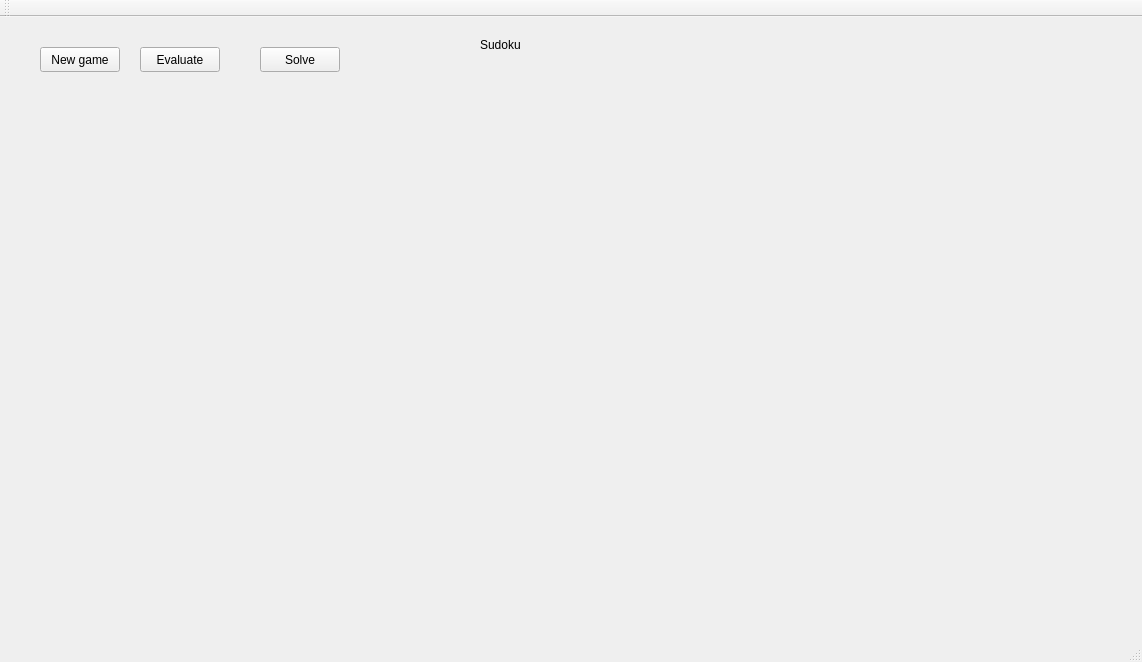
<?xml version="1.0" encoding="UTF-8"?>
<ui version="4.0">
 <class>MainWindow</class>
 <widget class="QMainWindow" name="MainWindow">
  <property name="geometry">
   <rect>
    <x>0</x>
    <y>0</y>
    <width>1142</width>
    <height>662</height>
   </rect>
  </property>
  <property name="windowTitle">
   <string>MainWindow</string>
  </property>
  <widget class="QWidget" name="centralWidget">
   <widget class="QLabel" name="label">
    <property name="geometry">
     <rect>
      <x>480</x>
      <y>20</y>
      <width>55</width>
      <height>16</height>
     </rect>
    </property>
    <property name="text">
     <string>Sudoku</string>
    </property>
   </widget>
   <widget class="QPushButton" name="new_game">
    <property name="geometry">
     <rect>
      <x>40</x>
      <y>30</y>
      <width>80</width>
      <height>25</height>
     </rect>
    </property>
    <property name="text">
     <string>New game</string>
    </property>
   </widget>
   <widget class="QPushButton" name="Evaluate">
    <property name="geometry">
     <rect>
      <x>140</x>
      <y>30</y>
      <width>80</width>
      <height>25</height>
     </rect>
    </property>
    <property name="text">
     <string>Evaluate</string>
    </property>
   </widget>
   <widget class="QPushButton" name="Solve">
    <property name="geometry">
     <rect>
      <x>260</x>
      <y>30</y>
      <width>80</width>
      <height>25</height>
     </rect>
    </property>
    <property name="text">
     <string>Solve</string>
    </property>
   </widget>
  </widget>
  <widget class="QMenuBar" name="menuBar">
   <property name="geometry">
    <rect>
     <x>0</x>
     <y>0</y>
     <width>1142</width>
     <height>25</height>
    </rect>
   </property>
  </widget>
  <widget class="QToolBar" name="mainToolBar">
   <attribute name="toolBarArea">
    <enum>TopToolBarArea</enum>
   </attribute>
   <attribute name="toolBarBreak">
    <bool>false</bool>
   </attribute>
  </widget>
  <widget class="QStatusBar" name="statusBar"/>
 </widget>
 <layoutdefault spacing="6" margin="11"/>
 <resources/>
 <connections/>
</ui>
